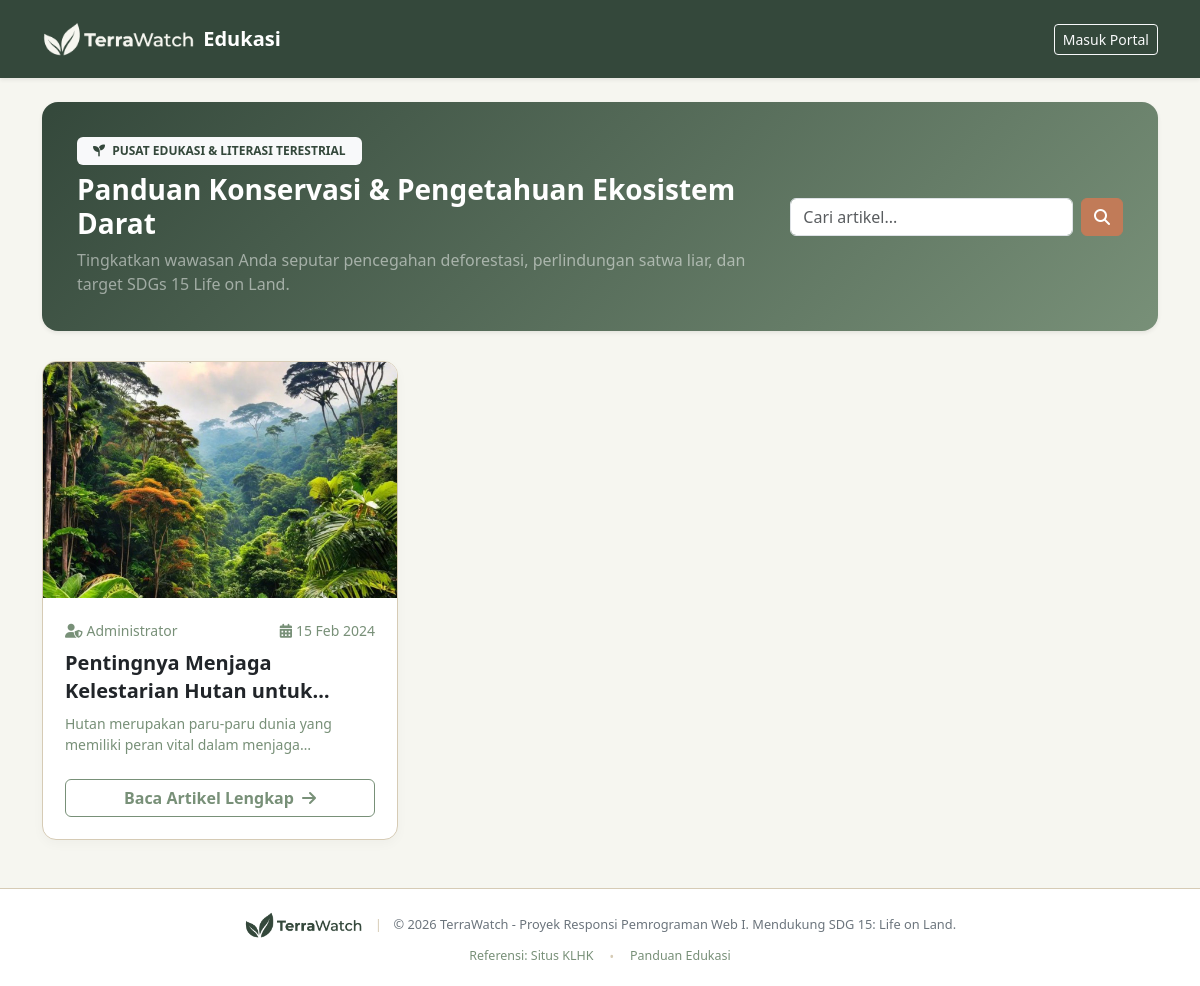
Page /user/artikel.php on the committed database.
### tables this page shows
CREATE TABLE `articles` (
  `article_id` INT                       NOT NULL AUTO_INCREMENT,
  `admin_id`   INT                       NOT NULL,
  `title`      VARCHAR(255)              NOT NULL,
  `content`    TEXT                      NOT NULL,
  `image`      VARCHAR(255)              NULL DEFAULT NULL,
  `status`     ENUM('Draft','Published') NOT NULL DEFAULT 'Draft',
  `created_at` TIMESTAMP                 NOT NULL DEFAULT CURRENT_TIMESTAMP,
  `updated_at` TIMESTAMP                 NOT NULL DEFAULT CURRENT_TIMESTAMP ON UPDATE CURRENT_TIMESTAMP,
  PRIMARY KEY (`article_id`),
  INDEX `idx_articles_created_at` (`created_at`),
  CONSTRAINT `fk_articles_admin` FOREIGN KEY (`admin_id`) REFERENCES `users`(`user_id`)
);

CREATE TABLE `users` (
  `user_id`       INT                  NOT NULL AUTO_INCREMENT,
  `name`          VARCHAR(100)         NOT NULL,
  `email`         VARCHAR(150)         NOT NULL,
  `password`      VARCHAR(255)         NOT NULL,
  `role`          ENUM('user','admin') NOT NULL DEFAULT 'user',
  `is_active`     TINYINT(1)           NOT NULL DEFAULT 1,
  `profile_photo` VARCHAR(255)         NULL DEFAULT NULL,
  `phone`         VARCHAR(20)          NULL DEFAULT NULL,
  `address`       TEXT                 NULL,
  `created_at`    TIMESTAMP            NOT NULL DEFAULT CURRENT_TIMESTAMP,
  PRIMARY KEY (`user_id`),
  UNIQUE INDEX `idx_users_email` (`email`)
);

### helpers/functions.php (called while the page is built, shortened)
<?php
function sanitize($data): string
{
    return trim((string)$data);
}
function isLoggedIn(): bool
{
    return isset($_SESSION['user_id']);
}
function formatDate(string $date, string $format = 'd M Y'): string
{
    $months = [
        'Jan' => 'Jan', 'Feb' => 'Feb', 'Mar' => 'Mar',
        'Apr' => 'Apr', 'May' => 'Mei', 'Jun' => 'Jun',
        'Jul' => 'Jul', 'Aug' => 'Agu', 'Sep' => 'Sep',
        'Oct' => 'Okt', 'Nov' => 'Nov', 'Dec' => 'Des',
    ];
    $formatted = date($format, strtotime($date));
    return str_replace(array_keys($months), array_values($months), $formatted);
}
function getImageUrl(?string $path): string
{
    $appUrl = defined('APP_URL') ? rtrim(APP_URL, '/') : '';
    $cleanPath = ltrim($path, '/');
    if (strpos($cleanPath, 'uploads/') === 0 || strpos($cleanPath, 'assets/') === 0) {
        return $appUrl . '/' . $cleanPath;
    }
    return $appUrl . '/uploads/' . $cleanPath;
}

### user/artikel.php (the view, shortened to what this page needs)
<?php
require_once __DIR__ . '/../helpers/functions.php';
$isUserLoggedIn = isLoggedIn();
$search = sanitize($_GET['q'] ?? '');
$whereSql = "status = 'Published'";
$params = [];
try {
    $stmt = $pdo->prepare("
        SELECT a.*, u.name as author_name
        FROM articles a
        LEFT JOIN users u ON a.admin_id = u.user_id
        WHERE $whereSql
        ORDER BY a.created_at DESC
    ");
    $stmt->execute($params);
    $articles = $stmt->fetchAll(PDO::FETCH_ASSOC);
} catch (PDOException $e) {
    $articles = [];
}
?>
<!DOCTYPE html>
<html lang="id">
<head>
    <link href="https://cdn.jsdelivr.net/npm/bootstrap@5.3.2/dist/css/bootstrap.min.css" rel="stylesheet">
    <link href="https://cdnjs.cloudflare.com/ajax/libs/font-awesome/6.5.1/css/all.min.css" rel="stylesheet">
    <link href="../assets/css/style.css" rel="stylesheet">
</head>
<body>
<?php if ($isUserLoggedIn): ?>
    <?php include __DIR__ . '/../includes/sidebar.php'; ?>
    <?php include __DIR__ . '/../includes/topbar.php'; ?>
    <main class="main-content">
<?php else: ?>
    <nav class="navbar navbar-dark bg-pine py-3 shadow-sm" style="background:#34483B;">
        <div class="container">
            <a class="navbar-brand fw-bold d-flex align-items-center" href="../index.php">
                <img src="<?= APP_URL ?>/assets/img/terrawatch-logo-light.png" alt="TerraWatch" style="height: 36px; object-fit: contain;">
                <span class="ms-2">Edukasi</span>
            </a>
            <a href="../auth/login.php" class="btn btn-outline-light btn-sm">Masuk Portal</a>
        </div>
    </nav>
    <main class="container py-4">
<?php endif; ?>
    <div class="hero-banner-edu shadow-sm">
        <div class="row align-items-center">
            <div class="col-lg-8">
                <span class="badge bg-light text-pine px-3 py-2 mb-2 fw-bold" style="color:#34483B;">
                    <i class="fas fa-seedling me-1"></i> PUSAT EDUKASI &amp; LITERASI TERESTRIAL
                </span>
                <h3 class="fw-bold mb-2">Panduan Konservasi &amp; Pengetahuan Ekosistem Darat</h3>
                <p class="mb-0 text-white-50">Tingkatkan wawasan Anda seputar pencegahan deforestasi, perlindungan satwa liar, dan target SDGs 15 Life on Land.</p>
            </div>
            <div class="col-lg-4 text-lg-end mt-3 mt-lg-0">
                <form method="GET" action="artikel.php" class="d-flex">
                    <input type="text" name="q" class="form-control me-2" placeholder="Cari artikel..." value="<?= htmlspecialchars($search) ?>">
                    <button class="btn fw-bold" style="background:#C17B58;color:#fff;border-color:#C17B58;" type="submit"><i class="fas fa-search"></i></button>
                </form>
            </div>
        </div>
    </div>
    <?php if (empty($articles)): ?>
        <div class="card p-5 text-center border-0 shadow-sm my-4">
            <i class="fas fa-book-open fa-3x text-muted mb-3"></i>
            <h5 class="fw-bold text-muted">Belum Ada Artikel yang Dipublikasikan</h5>
            <p class="text-muted small">Kembali lagi nanti untuk membaca panduan konservasi terbaru.</p>
        </div>
    <?php else: ?>
        <div class="row g-4 mb-4">
            <?php foreach ($articles as $art):
                $imgUrl = getImageUrl($art['image'] ?? '');
            ?>
            <div class="col-md-6 col-lg-4">
                <div class="article-card">
                    <img src="<?= $imgUrl ?>" class="article-thumb" alt="<?= htmlspecialchars($art['title']) ?>" onerror="this.onerror=null;this.src='<?= APP_URL ?>/assets/img/default-forest.jpg'">
                    <div class="article-body">
                        <div class="d-flex justify-content-between align-items-center mb-2 small text-muted">
                            <span><i class="fas fa-user-shield me-1"></i><?= htmlspecialchars($art['author_name'] ?? 'Admin') ?></span>
                            <span><i class="fas fa-calendar-alt me-1"></i><?= formatDate($art['created_at']) ?></span>
                        </div>
                        <h5 class="fw-bold mb-2 text-dark line-clamp-2" style="line-height:1.4; min-height:2.8rem;">
                            <a href="detail_artikel.php?id=<?= $art['article_id'] ?>" class="text-decoration-none text-dark hover-green">
                                <?= htmlspecialchars($art['title']) ?>
                            </a>
                        </h5>
                        <p class="text-muted small mb-4 line-clamp-2" style="line-height:1.5;">
                            <?= htmlspecialchars(strip_tags($art['content'])) ?>
                        </p>
                        <a href="detail_artikel.php?id=<?= $art['article_id'] ?>" class="btn btn-outline-success w-100 fw-bold mt-auto" style="color:#34483B;border-color:#34483B;">
                            Baca Artikel Lengkap <i class="fas fa-arrow-right ms-1"></i>
                        </a>
                    </div>
                </div>
            </div>
            <?php endforeach; ?>
        </div>
    <?php endif; ?>
</main>
<?php include __DIR__ . '/../includes/footer.php'; ?>

### assets/css/style.css (style rules this page uses)
:root { --pine: #34483B; --sage: #789078; --soft-leaf: #B5C2AA; --cloud-cream: #F6F6F0; --stone-beige: #D6CBB5; --muted-terracotta: #C17B58; --primary-dark-green: #34483B; --secondary-green: #789078; --accent-green: #789078; --light-sage: #B5C2AA; --bg-light: #F6F6F0; --white: #FFFFFF; --status-pending: #C17B58; --status-verified: #789078; --status-in-progress: #789078; --status-completed: #34483B; --status-rejected: #C17B58; --status-revision: #C17B58; --maroon-btn: #C17B58; --sidebar-width: 260px; --cat-deforestasi: #34483B; --cat-degradasi: #789078; --cat-gambut: #C17B58; --amber-bg: #F6F6F0; --amber-border: #D6CBB5; --text-dark: #34483B; --text-muted: #789078; --border-color: #D6CBB5; }
.line-clamp-2 { display: -webkit-box; -webkit-line-clamp: 2; -webkit-box-orient: vertical; overflow: hidden; text-overflow: ellipsis; }
* { margin: 0; padding: 0; box-sizing: border-box; }
body { font-family: 'Segoe UI', 'Inter', -apple-system, BlinkMacSystemFont, sans-serif; background-color: var(--bg-light); color: var(--text-dark); overflow-x: hidden; }
a { text-decoration: none; color: inherit; }
.text-muted { color: var(--text-muted) !important; }
.text-pine { color: #34483B !important; }
.bg-pine { background-color: #34483B !important; }
.btn-outline-success { color: #789078 !important; border-color: #789078 !important; }

### user/artikel.php (style rules this page uses)
.article-card { background: #ffffff; border-radius: 14px; overflow: hidden; border: 1px solid #D6CBB5; box-shadow: 0 4px 12px rgba(0,0,0,0.03); transition: all 0.25s ease; display: flex; flex-direction: column; height: 100%; }
.article-thumb { width: 100%; aspect-ratio: 3/2; object-fit: cover; background: #F6F6F0; }
.article-body { padding: 22px; display: flex; flex-direction: column; flex: 1; }
.hero-banner-edu { background: linear-gradient(135deg, #34483B 0%, #789078 100%); color: #ffffff; border-radius: 16px; padding: 35px; margin-bottom: 30px; }

### rows in the picture
articles: image (picture), admin.name "Administrator", created_at "15 Feb 2024", title "Pentingnya Menjaga Kelestarian Hutan…", content "Hutan merupakan paru-paru dunia yang memiliki peran vital dalam…"
